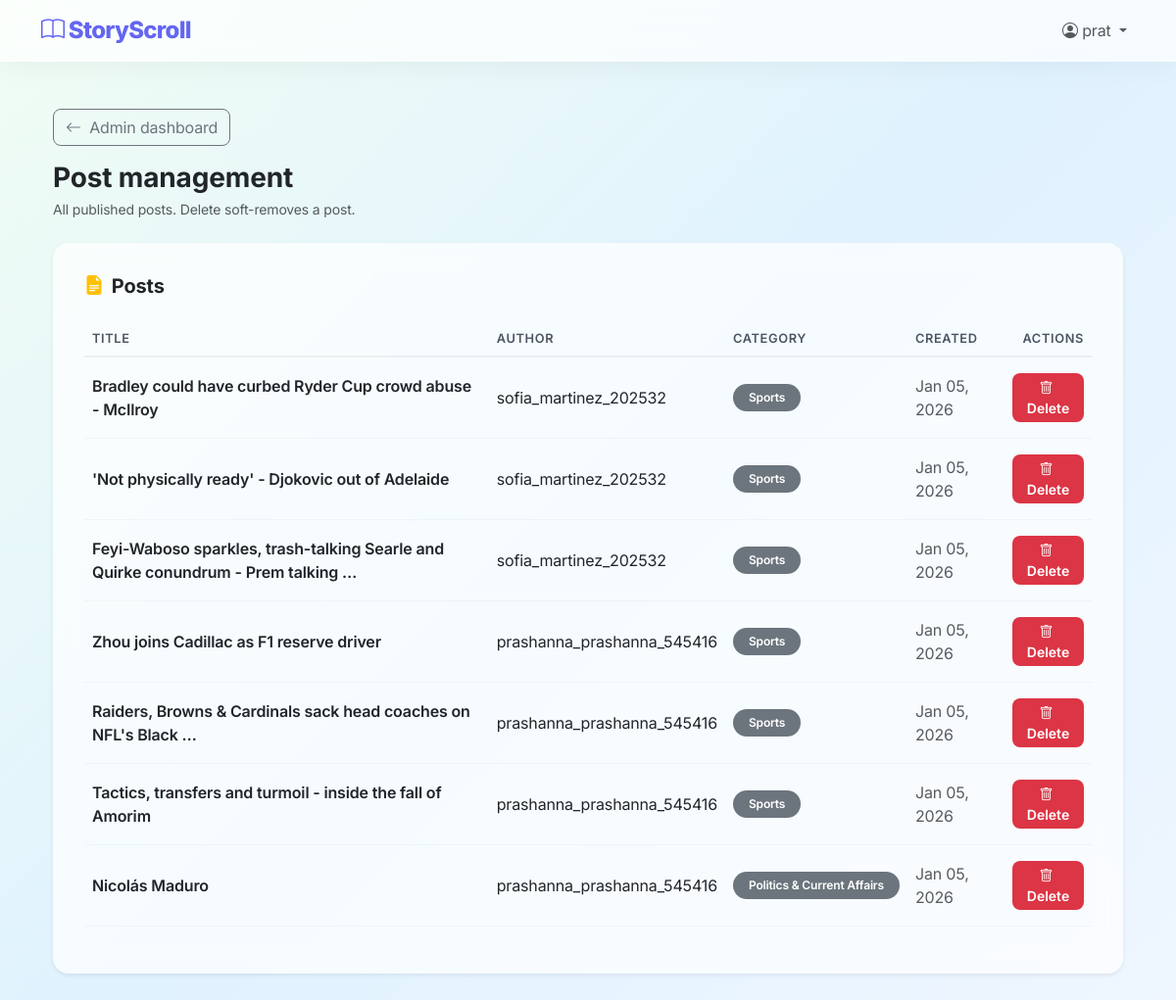
The page /system/manage/posts/ (signed in) on the database as committed earlier.
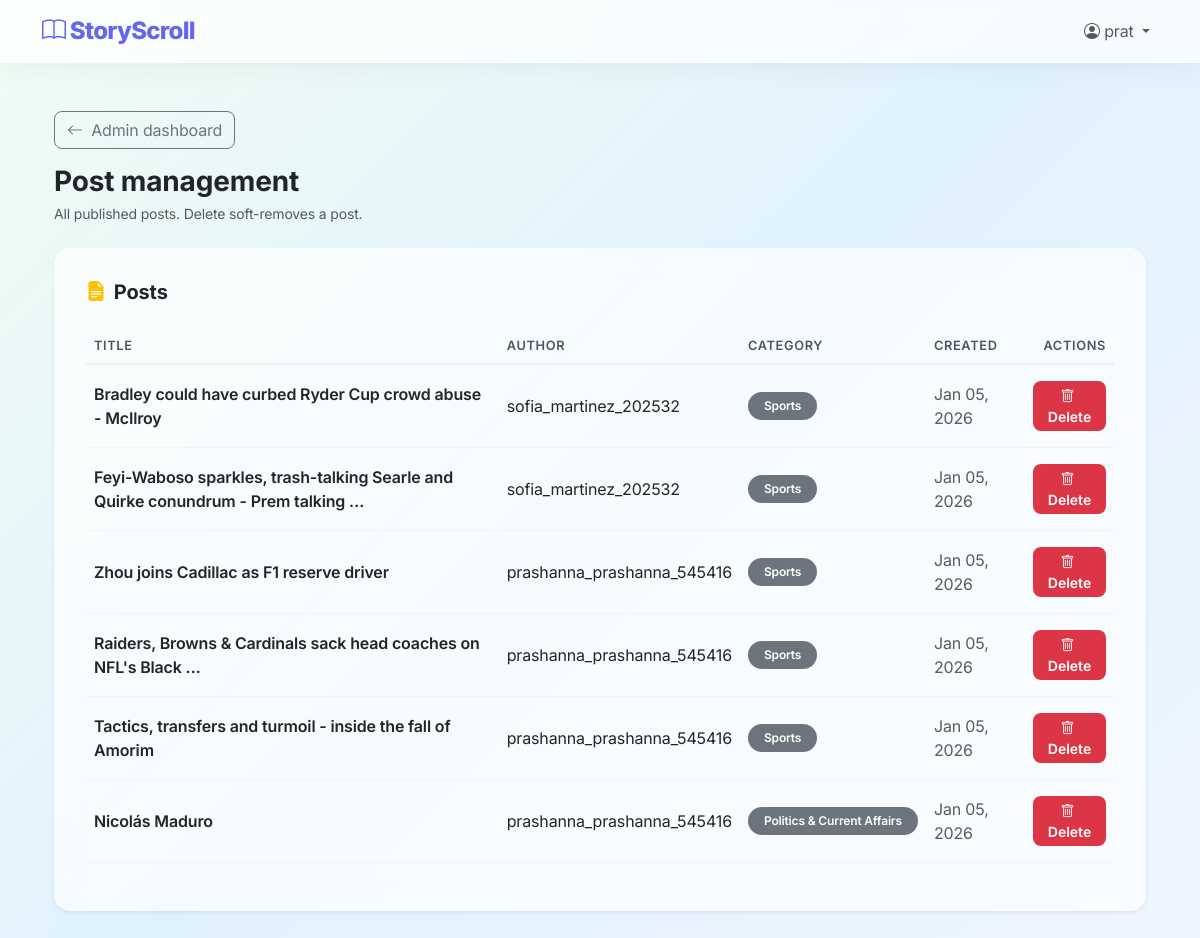
The same page on the database as committed later.
### blog/models.py (models this page shows, shortened)
class Post(models.Model):
    title = models.CharField(max_length=200)
    content = models.TextField()
    author = models.ForeignKey(User, on_delete=models.CASCADE, related_name='posts')
    category = models.CharField(max_length=50, default='Other')
    created_at = models.DateTimeField(auto_now_add=True)
    updated_at = models.DateTimeField(auto_now=True)
    featured_image = models.ImageField(
        upload_to='post_images/',
        blank=True,
        null=True,
        validators=[FileExtensionValidator(['jpg', 'jpeg', 'png', 'gif'])]
    )
    is_deleted = models.BooleanField(default=False)
    deleted_at = models.DateTimeField(blank=True, null=True)
    objects = PostManager()
    all_objects = models.Manager()
    class Meta:
        ordering = ['-created_at']

class User(AbstractUser):
    ROLE_CHOICES = [
        ('Admin', 'Admin'),
        ('Writer', 'Writer'),
        ('Reader', 'Reader'),
    ]
    GENDER_CHOICES = [
        ('Male', 'Male'),
        ('Female', 'Female'),
        ('Other', 'Other'),
        ('Prefer not to say', 'Prefer not to say'),
    ]
    role = models.CharField(max_length=10, choices=ROLE_CHOICES, default='Reader')
    middle_name = models.CharField(max_length=150, blank=True, null=True)
    phone_number = models.CharField(max_length=20, blank=True, null=True)
    gender = models.CharField(max_length=20, choices=GENDER_CHOICES, blank=True, null=True)
    bio = models.TextField(blank=True, null=True)
    profile_pic = models.ImageField(
        upload_to='profile_pics/',
        blank=True,
        null=True,
        validators=[FileExtensionValidator(['jpg', 'jpeg', 'png', 'gif'])]
    )
    is_approved = models.BooleanField(default=False)
    writer_request = models.BooleanField(default=False)
    writer_request_message = models.TextField(blank=True, null=True)
    is_deleted = models.BooleanField(default=False)
    deleted_at = models.DateTimeField(blank=True, null=True)
    objects = UserManager()        # default (filtered)
    all_objects = BaseUserManager()  # unfiltered

### blog/views.py (the view)
# urls.py: path('system/manage/posts/', views.admin_manage_posts, name='admin_manage_posts'),
@role_required(['Admin'])
def admin_manage_posts(request):
    posts = Post.objects.all().order_by('-created_at')
    return render(request, 'blog/admin_manage_posts.html', {'posts': posts})

### blog/models.py (called while the page is built)
    def get_queryset(self):
        return super().get_queryset().filter(is_deleted=False)

    def get_queryset(self):
        return super().get_queryset().filter(is_deleted=False)

### blog/templates/blog/admin_manage_posts.html (shortened to what this page needs)
{% extends 'blog/admin/base_manage.html' %}
{% block admin_page_heading %}Post management{% endblock %}
{% block admin_page_subtitle %}<p class="text-muted small mb-0">All published posts. Delete soft-removes a post.</p>{% endblock %}
{% block admin_inner %}
<div class="card border-0 shadow-sm p-3 rounded-4 mb-4" style="background: rgba(255,255,255,0.7); backdrop-filter: blur(12px);">
  <div class="card-header bg-transparent border-0 pt-3 px-3 pb-2">
    <h2 class="card-title h5 mb-0 fw-bold d-flex align-items-center">
      <i class="bi bi-file-earmark-text-fill text-warning me-2"></i> Posts
    </h2>
  </div>
  <div class="card-body">
    <div class="table-responsive">
      <table class="table table-hover align-middle">
        <thead class="table-light">
          <tr>
            <th>Title</th>
            <th>Author</th>
            <th>Category</th>
            <th>Created</th>
            <th class="text-end">Actions</th>
          </tr>
        </thead>
        <tbody>
          {% for post in posts %}
          <tr>
            <td class="fw-semibold">{{ post.title|truncatewords:10 }}</td>
            <td>{{ post.author.username }}</td>
            <td><span class="badge bg-secondary rounded-pill px-3 py-2">{{ post.category }}</span></td>
            <td class="text-muted">{{ post.created_at|date:"M d, Y" }}</td>
            <td class="text-end">
              <form method="POST" action="{% url 'delete_post_admin' post.id %}" class="d-inline">
                <button type="submit" class="btn btn-danger btn-sm rounded-3"
                        onclick="return confirm('Are you sure you want to delete this post?');">
                  <i class="bi bi-trash me-1"></i> Delete
                </button>
              </form>
            </td>
          </tr>
          {% empty %}
          <tr>
            <td colspan="5" class="text-center text-muted py-4">No posts found.</td>
          </tr>
          {% endfor %}
        </tbody>
      </table>
    </div>
  </div>
</div>
{% endblock %}

Rows that differ between the two databases and show on the page:
no longer on this page (row edited): Post: title "'Not physically ready' - Djokovic out of Adelaide", author.username "sofia_martinez_202532", category "Sports", created_at "Jan 05, 2026"
